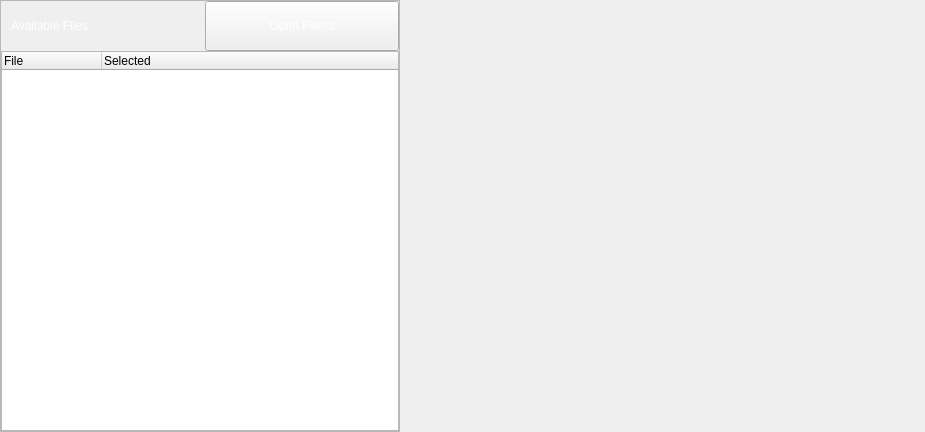
<?xml version="1.0" encoding="UTF-8"?>
<ui version="4.0">
 <class>Form</class>
 <widget class="QWidget" name="Form">
  <property name="geometry">
   <rect>
    <x>0</x>
    <y>0</y>
    <width>925</width>
    <height>432</height>
   </rect>
  </property>
  <property name="sizePolicy">
   <sizepolicy hsizetype="Expanding" vsizetype="Expanding">
    <horstretch>0</horstretch>
    <verstretch>0</verstretch>
   </sizepolicy>
  </property>
  <property name="minimumSize">
   <size>
    <width>0</width>
    <height>0</height>
   </size>
  </property>
  <property name="maximumSize">
   <size>
    <width>16777215</width>
    <height>16777215</height>
   </size>
  </property>
  <property name="windowTitle">
   <string>Form</string>
  </property>
  <layout class="QVBoxLayout" name="verticalLayout">
   <property name="spacing">
    <number>0</number>
   </property>
   <property name="leftMargin">
    <number>0</number>
   </property>
   <property name="topMargin">
    <number>0</number>
   </property>
   <property name="rightMargin">
    <number>0</number>
   </property>
   <property name="bottomMargin">
    <number>0</number>
   </property>
   <item>
    <widget class="QWidget" name="widget" native="true">
     <property name="sizePolicy">
      <sizepolicy hsizetype="Expanding" vsizetype="Expanding">
       <horstretch>0</horstretch>
       <verstretch>0</verstretch>
      </sizepolicy>
     </property>
     <layout class="QHBoxLayout" name="horizontalLayout">
      <property name="spacing">
       <number>0</number>
      </property>
      <property name="leftMargin">
       <number>0</number>
      </property>
      <property name="topMargin">
       <number>0</number>
      </property>
      <property name="rightMargin">
       <number>0</number>
      </property>
      <property name="bottomMargin">
       <number>0</number>
      </property>
      <item>
       <widget class="QWidget" name="widget_2" native="true">
        <property name="sizePolicy">
         <sizepolicy hsizetype="Expanding" vsizetype="Expanding">
          <horstretch>0</horstretch>
          <verstretch>0</verstretch>
         </sizepolicy>
        </property>
        <property name="maximumSize">
         <size>
          <width>400</width>
          <height>16777215</height>
         </size>
        </property>
        <property name="styleSheet">
         <string notr="true">border-right: 1px solid rgb(41,41,41);</string>
        </property>
        <layout class="QVBoxLayout" name="verticalLayout_2">
         <property name="spacing">
          <number>0</number>
         </property>
         <property name="leftMargin">
          <number>0</number>
         </property>
         <property name="topMargin">
          <number>0</number>
         </property>
         <property name="rightMargin">
          <number>0</number>
         </property>
         <property name="bottomMargin">
          <number>0</number>
         </property>
         <item>
          <widget class="QScrollArea" name="scrollArea">
           <property name="widgetResizable">
            <bool>true</bool>
           </property>
           <widget class="QWidget" name="scrollAreaWidgetContents">
            <property name="geometry">
             <rect>
              <x>0</x>
              <y>0</y>
              <width>398</width>
              <height>430</height>
             </rect>
            </property>
            <property name="styleSheet">
             <string notr="true">border-right: 0px;</string>
            </property>
            <layout class="QVBoxLayout" name="verticalLayout_3">
             <property name="spacing">
              <number>0</number>
             </property>
             <property name="leftMargin">
              <number>0</number>
             </property>
             <property name="topMargin">
              <number>0</number>
             </property>
             <property name="rightMargin">
              <number>0</number>
             </property>
             <property name="bottomMargin">
              <number>0</number>
             </property>
             <item>
              <widget class="QWidget" name="widget_4" native="true">
               <property name="minimumSize">
                <size>
                 <width>0</width>
                 <height>0</height>
                </size>
               </property>
               <property name="styleSheet">
                <string notr="true">border-right: 0px;</string>
               </property>
               <layout class="QVBoxLayout" name="verticalLayout_4">
                <property name="spacing">
                 <number>0</number>
                </property>
                <property name="leftMargin">
                 <number>0</number>
                </property>
                <property name="topMargin">
                 <number>0</number>
                </property>
                <property name="rightMargin">
                 <number>0</number>
                </property>
                <property name="bottomMargin">
                 <number>0</number>
                </property>
                <item>
                 <widget class="QWidget" name="widget_5" native="true">
                  <property name="styleSheet">
                   <string notr="true">border-right: 0px;</string>
                  </property>
                  <layout class="QHBoxLayout" name="horizontalLayout_2">
                   <property name="spacing">
                    <number>0</number>
                   </property>
                   <property name="leftMargin">
                    <number>10</number>
                   </property>
                   <property name="topMargin">
                    <number>0</number>
                   </property>
                   <property name="rightMargin">
                    <number>0</number>
                   </property>
                   <property name="bottomMargin">
                    <number>0</number>
                   </property>
                   <item>
                    <widget class="QLabel" name="label">
                     <property name="styleSheet">
                      <string notr="true">color: white; 
border-right: 0px;
font: 700 10pt &quot;Consolas&quot;;</string>
                     </property>
                     <property name="text">
                      <string>Available Files</string>
                     </property>
                    </widget>
                   </item>
                   <item>
                    <widget class="QPushButton" name="pushButton">
                     <property name="minimumSize">
                      <size>
                       <width>0</width>
                       <height>50</height>
                      </size>
                     </property>
                     <property name="styleSheet">
                      <string notr="true">color: white; 
border-right: 0px;
font: 700 10pt &quot;Consolas&quot;;</string>
                     </property>
                     <property name="text">
                      <string>Open Filters</string>
                     </property>
                     <property name="icon">
                      <iconset>
                       <normaloff>../../resources/icons/properties.png</normaloff>../../resources/icons/properties.png</iconset>
                     </property>
                    </widget>
                   </item>
                  </layout>
                 </widget>
                </item>
               </layout>
              </widget>
             </item>
             <item>
              <widget class="QTreeWidget" name="treeWidget">
               <property name="styleSheet">
                <string notr="true">border-right: 0px;</string>
               </property>
               <column>
                <property name="text">
                 <string>File</string>
                </property>
               </column>
               <column>
                <property name="text">
                 <string>Selected</string>
                </property>
               </column>
              </widget>
             </item>
            </layout>
           </widget>
          </widget>
         </item>
        </layout>
       </widget>
      </item>
      <item>
       <widget class="QWidget" name="TableContainer" native="true">
        <property name="sizePolicy">
         <sizepolicy hsizetype="Expanding" vsizetype="Expanding">
          <horstretch>0</horstretch>
          <verstretch>0</verstretch>
         </sizepolicy>
        </property>
        <property name="styleSheet">
         <string notr="true"/>
        </property>
        <layout class="QVBoxLayout" name="verticalLayout_5">
         <property name="spacing">
          <number>0</number>
         </property>
         <property name="leftMargin">
          <number>0</number>
         </property>
         <property name="topMargin">
          <number>0</number>
         </property>
         <property name="rightMargin">
          <number>0</number>
         </property>
         <property name="bottomMargin">
          <number>0</number>
         </property>
        </layout>
       </widget>
      </item>
     </layout>
    </widget>
   </item>
  </layout>
 </widget>
 <resources/>
 <connections>
  <connection>
   <sender>pushButton</sender>
   <signal>clicked()</signal>
   <receiver>Form</receiver>
   <slot>OpenFilterWidget()</slot>
   <hints>
    <hint type="sourcelabel">
     <x>225</x>
     <y>66</y>
    </hint>
    <hint type="destinationlabel">
     <x>462</x>
     <y>215</y>
    </hint>
   </hints>
  </connection>
 </connections>
 <slots>
  <slot>OpenFilterWidget()</slot>
 </slots>
</ui>
